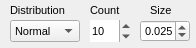
<?xml version="1.0" encoding="UTF-8"?>
<ui version="4.0">
 <class>DrawingToolbarContext1</class>
 <widget class="QWidget" name="DrawingToolbarContext1">
  <property name="geometry">
   <rect>
    <x>0</x>
    <y>0</y>
    <width>196</width>
    <height>48</height>
   </rect>
  </property>
  <property name="windowTitle">
   <string>Drawing Toolbar</string>
  </property>
  <widget class="QComboBox" name="randCombo">
   <property name="geometry">
    <rect>
     <x>10</x>
     <y>20</y>
     <width>70</width>
     <height>22</height>
    </rect>
   </property>
   <property name="font">
    <font>
     <pointsize>8</pointsize>
    </font>
   </property>
   <property name="currentIndex">
    <number>1</number>
   </property>
   <item>
    <property name="text">
     <string>Uniform</string>
    </property>
   </item>
   <item>
    <property name="text">
     <string>Normal</string>
    </property>
   </item>
  </widget>
  <widget class="QLabel" name="label_6">
   <property name="geometry">
    <rect>
     <x>90</x>
     <y>0</y>
     <width>31</width>
     <height>20</height>
    </rect>
   </property>
   <property name="font">
    <font>
     <pointsize>8</pointsize>
    </font>
   </property>
   <property name="text">
    <string>Count</string>
   </property>
  </widget>
  <widget class="QSpinBox" name="spinCount">
   <property name="geometry">
    <rect>
     <x>90</x>
     <y>20</y>
     <width>41</width>
     <height>22</height>
    </rect>
   </property>
   <property name="font">
    <font>
     <pointsize>8</pointsize>
    </font>
   </property>
   <property name="frame">
    <bool>false</bool>
   </property>
   <property name="minimum">
    <number>1</number>
   </property>
   <property name="maximum">
    <number>999</number>
   </property>
   <property name="value">
    <number>10</number>
   </property>
  </widget>
  <widget class="QLabel" name="label">
   <property name="geometry">
    <rect>
     <x>10</x>
     <y>0</y>
     <width>61</width>
     <height>20</height>
    </rect>
   </property>
   <property name="font">
    <font>
     <pointsize>8</pointsize>
    </font>
   </property>
   <property name="text">
    <string>Distribution</string>
   </property>
  </widget>
  <widget class="QDoubleSpinBox" name="spinSize">
   <property name="geometry">
    <rect>
     <x>140</x>
     <y>20</y>
     <width>50</width>
     <height>22</height>
    </rect>
   </property>
   <property name="font">
    <font>
     <pointsize>8</pointsize>
    </font>
   </property>
   <property name="decimals">
    <number>3</number>
   </property>
   <property name="minimum">
    <double>0.001000000000000</double>
   </property>
   <property name="maximum">
    <double>1.000000000000000</double>
   </property>
   <property name="singleStep">
    <double>0.005000000000000</double>
   </property>
   <property name="value">
    <double>0.025000000000000</double>
   </property>
  </widget>
  <widget class="QLabel" name="label_2">
   <property name="geometry">
    <rect>
     <x>150</x>
     <y>0</y>
     <width>41</width>
     <height>20</height>
    </rect>
   </property>
   <property name="font">
    <font>
     <pointsize>8</pointsize>
    </font>
   </property>
   <property name="text">
    <string>Size</string>
   </property>
  </widget>
 </widget>
 <resources/>
 <connections/>
</ui>
